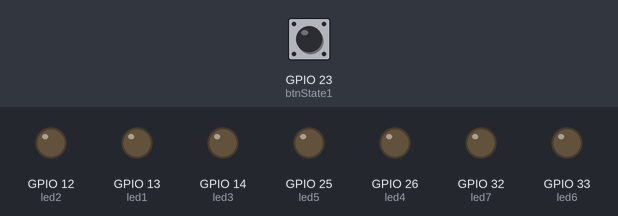
Bench run of a sketch on a simulated ESP32. On the bench: output pins drawn as LEDs (lit = HIGH). Dashed ring = blinking. Inputs (shaded band) come from the test bench; at power-on: GPIO 23 (btnState1) HIGH.

Above: at 1.2 s.
1.3 s: GPIO 23 (btnState1) pulled LOW for 0.15 s
At 1.42 s:
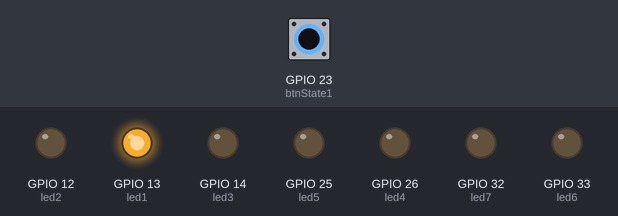
4.3 s: GPIO 23 (btnState1) pulled LOW for 1 s
At 4.67 s:
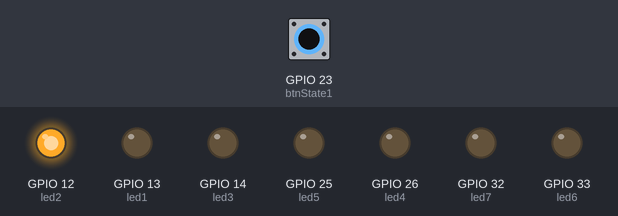
7.3 s: GPIO 23 (btnState1) pulled LOW for 3.2 s
At 7.92 s:
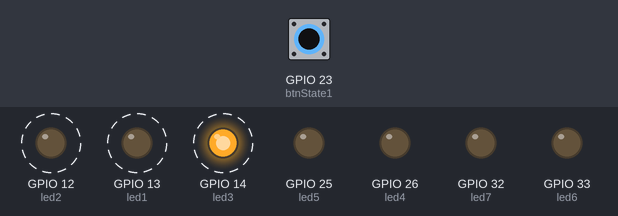
Timing chart, 0 to 12.3 s (numbered marks = the images above; inputs shaded):
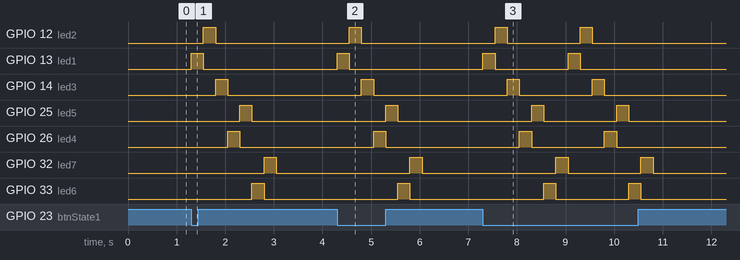

Measured:
- after the input at 1.3 s, GPIO 12 (led2): LOW → HIGH after 0.25 s, → LOW 0.25 s later; GPIO 13 (led1): LOW → HIGH at once, → LOW 0.25 s later; GPIO 14 (led3): LOW → HIGH after 0.50 s, → LOW 0.25 s later; GPIO 25 (led5): LOW → HIGH after 1.0 s, → LOW 0.25 s later; GPIO 26 (led4): LOW → HIGH after 0.75 s, → LOW 0.25 s later
- after the input at 4.3 s, GPIO 12 (led2): LOW → HIGH after 0.25 s, → LOW 0.25 s later; GPIO 13 (led1): LOW → HIGH at once, → LOW 0.25 s later; GPIO 14 (led3): LOW → HIGH after 0.50 s, → LOW 0.25 s later; GPIO 25 (led5): LOW → HIGH after 1.0 s, → LOW 0.25 s later; GPIO 26 (led4): LOW → HIGH after 0.75 s, → LOW 0.25 s later
- after the input at 7.3 s, GPIO 12 (led2): alternates HIGH for 0.25 s and LOW for 1.5 s, 4 changes in all, then stays LOW, starting after 0.25 s; GPIO 13 (led1): alternates HIGH for 0.25 s and LOW for 1.5 s, 4 changes in all, then stays LOW, starting at once

The sketch:

sketch.ino
```cpp
// Объявление переменных для 3-х светодиодов (Вариант 1)
const int led1 = 13;
const int led2 = 12;
const int led3 = 14;
const int led4 = 26;
const int led5 = 25;
const int led6 = 33;
const int led7 = 32;
// Кнопка для запуска состояния 1
const int btnState1 = 23;

void setup() {
  pinMode(led1, OUTPUT);
  pinMode(led2, OUTPUT);
  pinMode(led3, OUTPUT);
  pinMode(led4, OUTPUT);
  pinMode(led5, OUTPUT);
  pinMode(led6, OUTPUT);
  pinMode(led7, OUTPUT);

  // Внутренняя подтяжка кнопки к VCC (HIGH по умолчанию)
  pinMode(btnState1, INPUT_PULLUP);
}

void loop() {
  // Проверяем, удерживается ли кнопка (при нажатии значение LOW)
  if (digitalRead(btnState1) == LOW) {
    // Выполняем мигание светодиодов с задержкой 0.25 сек (250 мс)
    digitalWrite(led1, HIGH);
    delay(250);
    digitalWrite(led1, LOW);

    digitalWrite(led2, HIGH);
    delay(250);
    digitalWrite(led2, LOW);

    digitalWrite(led3, HIGH);
    delay(250);
    digitalWrite(led3, LOW);

    digitalWrite(led4, HIGH);
    delay(250);
    digitalWrite(led4, LOW);

    digitalWrite(led5, HIGH);
    delay(250);
    digitalWrite(led5, LOW);

    digitalWrite(led6, HIGH);
    delay(250);
    digitalWrite(led6, LOW);

    digitalWrite(led7, HIGH);
    delay(250);
    digitalWrite(led7, LOW);
  } else {
    // Если кнопка отпущена — гарантированно гасим все светодиоды
    digitalWrite(led1, LOW);
    digitalWrite(led2, LOW);
    digitalWrite(led3, LOW);
    digitalWrite(led4, LOW);
    digitalWrite(led5, LOW);
    digitalWrite(led6, LOW);
    digitalWrite(led7, LOW);
  }
}
```
